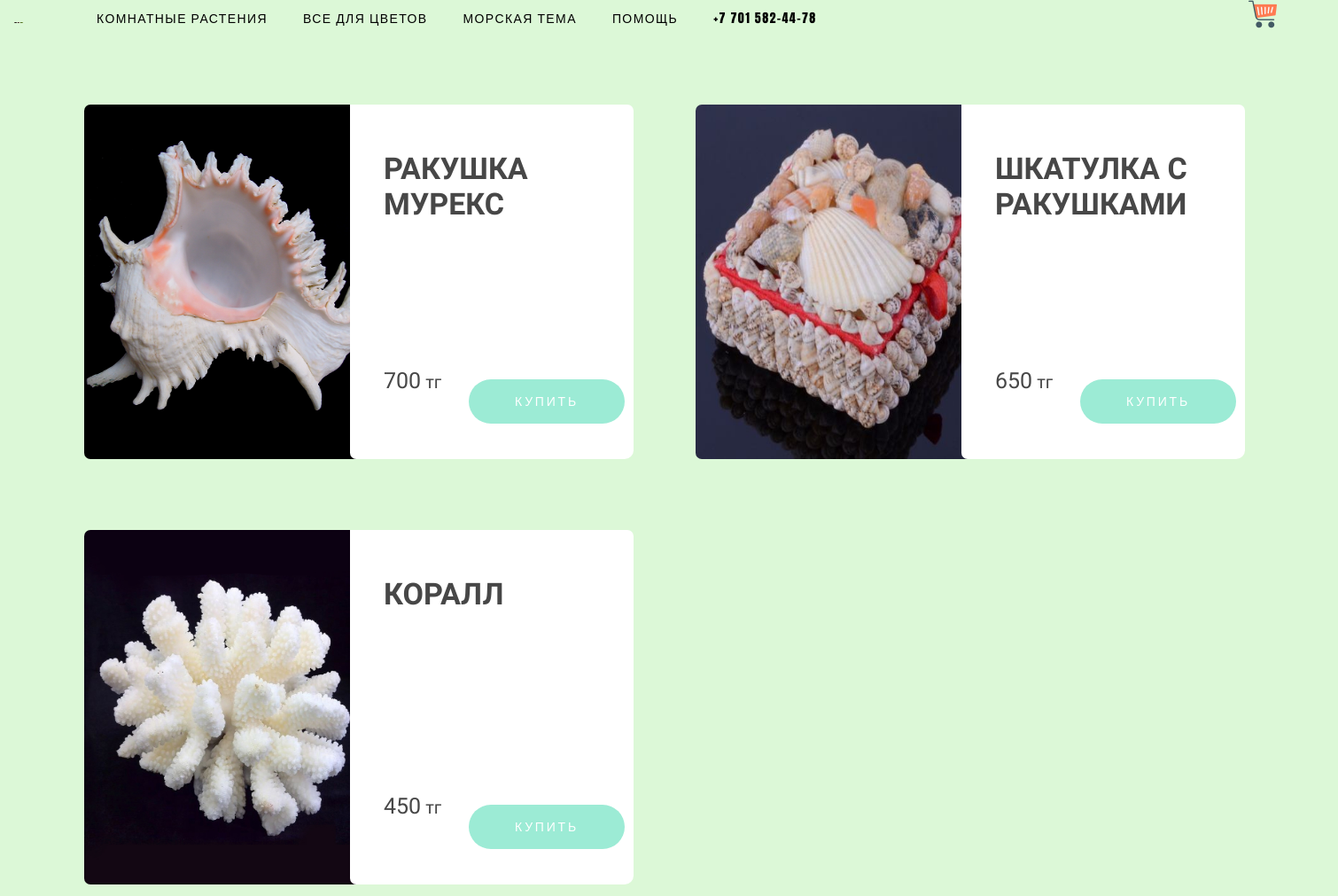
/oceanTheme, run on the app's committed database.
### main/models.py (models this page shows, shortened)
class OceanTheme(models.Model):
    title = models.CharField(max_length=250)
    img = models.ImageField(upload_to='static/images/oceanTheme/')
    price = models.IntegerField()
    description = models.TextField(null=True, blank=True)
    availability = models.BooleanField()

### main/views.py (the view)
# urls.py: path('oceanTheme', views.oceanTheme, name='oceanTheme'),
def oceanTheme(request):
    ocean = OceanTheme.objects.all()
    return render(request, 'main/oceanTheme.html', {'ocean': ocean})

### templates/main/oceanTheme.html (shortened to what this page needs)
{% extends 'layout.html' %}
{% block content %}
{% load static %}
<div class="nav">
    <a href="{% url 'home' %}">
    <img src="{% static 'images/hand.png' %}" alt="logo" class="logo" height="1" width="40"></a>
    <ul class="menu">
        <li>
            <a href="{% url 'plants' %}">
                Комнатные растения
            </a>
        </li>
        <li>
            <a href="{% url 'forPlants' %}">
                Все для цветов
            </a>
        </li>
        <li>
            <a href="{% url 'oceanTheme' %}">
                Морская тема
            </a>
        </li>
        <li>
            <a href="{% url 'help' %}">
                Помощь
            </a>
        </li>
        <li>
            <a href="tel:+77015824478">
                +7 701 582-44-78
            </a>
        </li>
    </ul>
    <a href="{% url 'home' %}" class="tel">
        <img src="{% static 'images/carts.png' %}" class="logo" height="32" width="32"></a>
</div>
<div class="container_p">
    <div class="wrapper">
        {% for product in ocean %}
        <div class="product-img">
          <img src="{{ product.img.url }}" height="400" width="327">
        </div>
        <div class="product-info">
          <div class="product-text">
            <h1>{{ product.title }}</h1>
            <p>{{ product.description }}</p>
          </div>
          <div class="product-price-btn">
            <p><span>{{ product.price }}</span> тг</p>
            <a href="{% url 'home' %}">
            <button  type="button">Купить</button></a>
          </div>
        </div>
        {% endfor %}
    </div>
</div>
{% endblock %}

### static/css/styles.css (style rules this page uses)
body { padding: 0; margin: 0; font-family: 'Anton', sans-serif; color: black; font-size: 16px; }
* { box-sizing: border-box; }
h1, h2, h3, h4, h5, h6 { padding: 0; margin: 0; text-transform: uppercase; color: black; font-family: 'Lobster;; }
a { text-decoration: none; }
p { margin: 0; }
ul, li { display: block; padding: 0; margin: 0; }
.logo { margin-right: 69px; }
.menu { display: flex; }
.menu li a { text-transform: uppercase; font-size: 14px; letter-spacing: 0.1em; color: black; }
.menu li { margin-right: 40px; }
.tel { font-size: 17px; margin-left: auto; letter-spacing: 0.1em; color: black; }
.nav { display: flex; align-items: center; }
.container_p { width: 1500px; margin:0 auto; padding-left: 90px; }
body { background-color: #dcf8d7; }
.wrapper { margin-right: 20px; border-radius: 7px 7px 7px 7px; -webkit-box-shadow: 0px 14px 32px 0px rgba(0, 0, 0, 0.15); -moz-box-shadow: 0px 14px 32px 0px rgba(0, 0, 0, 0.15); box-shadow: 0px 14px 32px 0px rgba(0, 0, 0, 0.15); }
.product-img { float: left; height: 400px; width: 300px; margin-top: 80px; }
.product-img img { border-radius: 7px 0 0 7px; }
.product-info { float: left; height: 400px; width: 320px; border-radius: 0 7px 10px 7px; background-color: rgb(255, 255, 255); margin-right: 70px; margin-top: 80px; }
.product-text { height: 300px; width: 327px; }
.product-text h1 { margin: 0 0 0 38px; padding-top: 52px; font-size: 34px; color: #474747; }
.product-text h1, .product-price-btn p { font-family: 'Bentham', serif; }
.product-text p { height: 125px; margin: 0 0 0 38px; font-family: 'Playfair Display', serif; color: #8d8d8d; line-height: 1.7em; font-size: 15px; font-weight: lighter; overflow: hidden; }
.product-price-btn { height: 103px; width: 350px; margin-top: 10px; position: relative; }
.product-price-btn p { display: inline-block; position: absolute; top: -13px; height: 50px; font-family: 'Trocchi', serif; margin: 0 0 0 38px; font-size: 20px; font-weight: lighter; color: #474747; }
span { display: inline-block; height: 50px; font-family: 'Suranna', serif; font-size: 25px; }
.product-price-btn button { float:right; display: inline-block; height: 50px; width: 176px; margin: 0 40px 0 16px; box-sizing: border-box; border: transparent; border-radius: 60px; font-family: 'Raleway', sans-serif; font-size: 14px; font-weight: 500; text-transform: uppercase; letter-spacing: 0.2em; color: #ffffff; background-color: #9cebd5; cursor: pointer; outline: none; }

### data on the page
OceanTheme: img (picture), title "РАКУШКА МУРЕКС", price "700"
OceanTheme: img (picture), title "ШКАТУЛКА С РАКУШКАМИ", price "650"
OceanTheme: img (picture), title "КОРАЛЛ", price "450"
